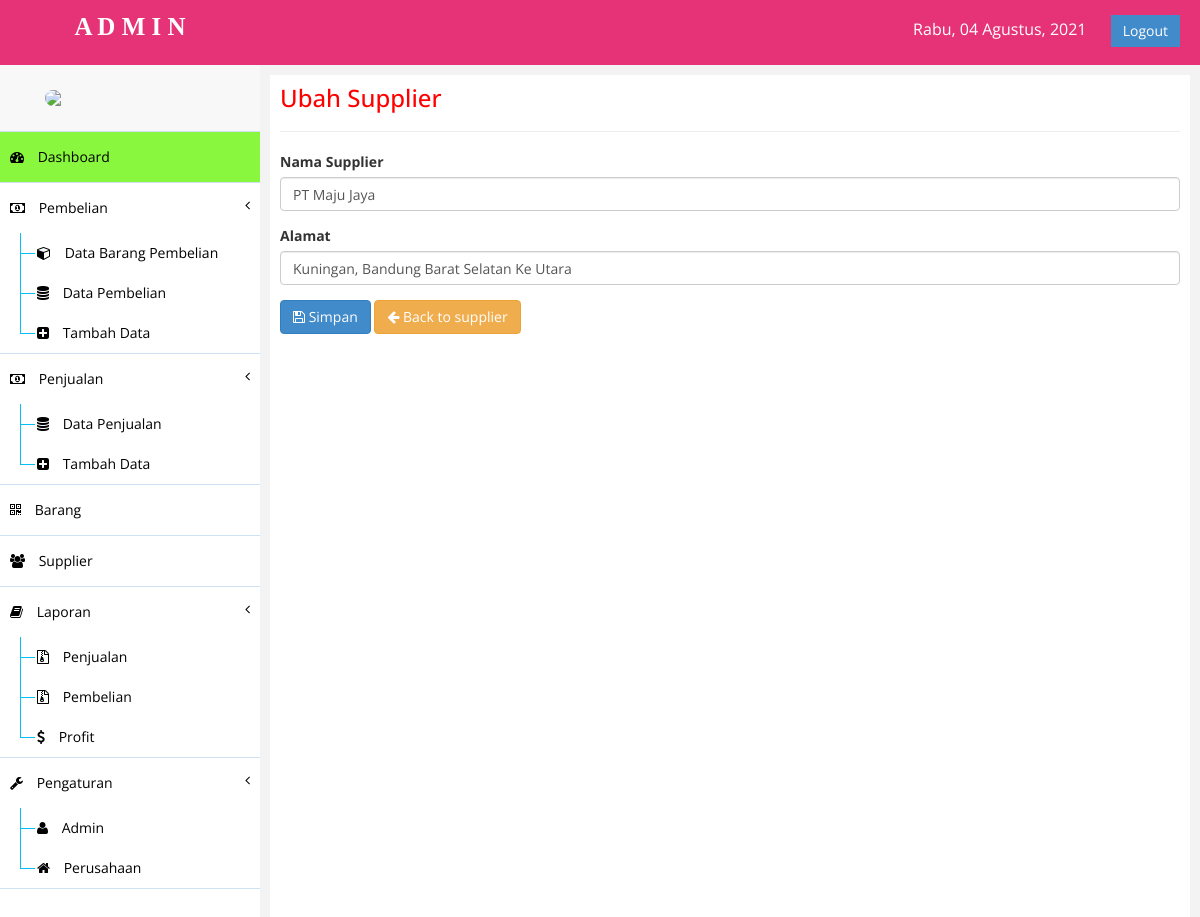
Screenshot of /index.php?page=ubahsupplier&id=3 (signed in) with the database file from the repository.
### tables this page shows
CREATE TABLE `supplier` (
  `kd_supplier` int(6) NOT NULL,
  `nama_supplier` varchar(60) NOT NULL,
  `alamat` varchar(60) NOT NULL
);

### class/class.php (called while the page is built, shortened)
<?php
	class Supplier{
		public function ambil_supplier($id){
			$qry = mysql_query("SELECT * FROM supplier WHERE kd_supplier= '$id'");
			$pecah = mysql_fetch_assoc($qry);
			return $pecah;
		}
	}
	$supplier = new Supplier();
?>

### ubahsupplier.php (the view, shortened to what this page needs)
<div class="row">
	<div class="col-md-12">
		<div class="box">
			<div class="box-header">
				<h3 class="box-title" style="padding-top:0; margin-top:0; color:#f00;">Ubah Supplier</h3>
			</div>
			<hr/>
			<div class="box-body">
				<?php
					$sp = $supplier->ambil_supplier($_GET['id']);
				?>
				<form method="POST" id="forminput" enctype="multipart/form-data">
					<div class="form-group">
						<label>Nama Supplier</label>
						<input type="text" class="form-control" name="nama" id="nama" value="<?php echo $sp['nama_supplier']; ?>" placeholder="Masukan Nama Supplier">
					</div>
					<div class="form-group">
						<label>Alamat</label>
						<input type="text" class="form-control" name="alamat" id="alamat" value="<?php echo $sp['alamat']; ?>" placeholder="Masukan Alamat Supplier">
					</div>
					<button id="formbtn" class="btn btn-primary" name="save"><i class="fa fa-save"></i> Simpan</button>
					<a href="index.php?page=supplier" class="btn btn-warning"><i class="fa fa-arrow-left"></i> Back to supplier</a>
				</form>
			</div>
		</div>
	</div>
</div>

### assets/css/ahay.css (style rules this page uses)
body { font-family: "Open Sans", sans-serif; }

### rows the page displays
supplier: nama "PT Maju Jaya", alamat "Kuningan, Bandung Barat Selatan Ke Utara"
